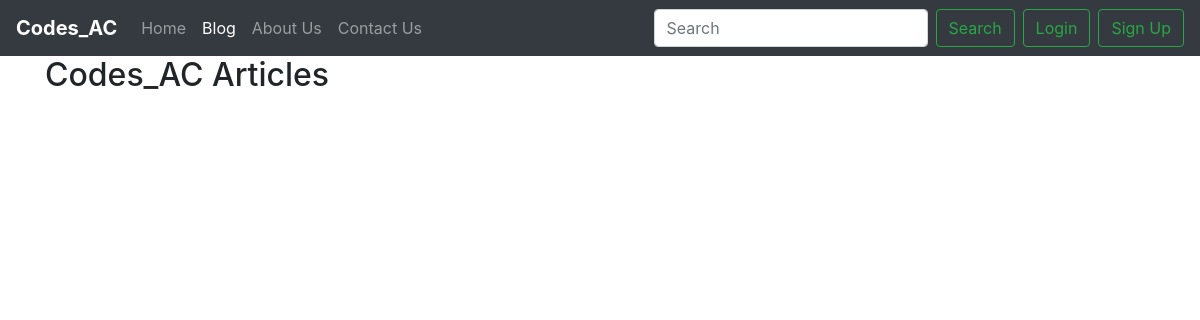
Before: /blog/ with the older database file.
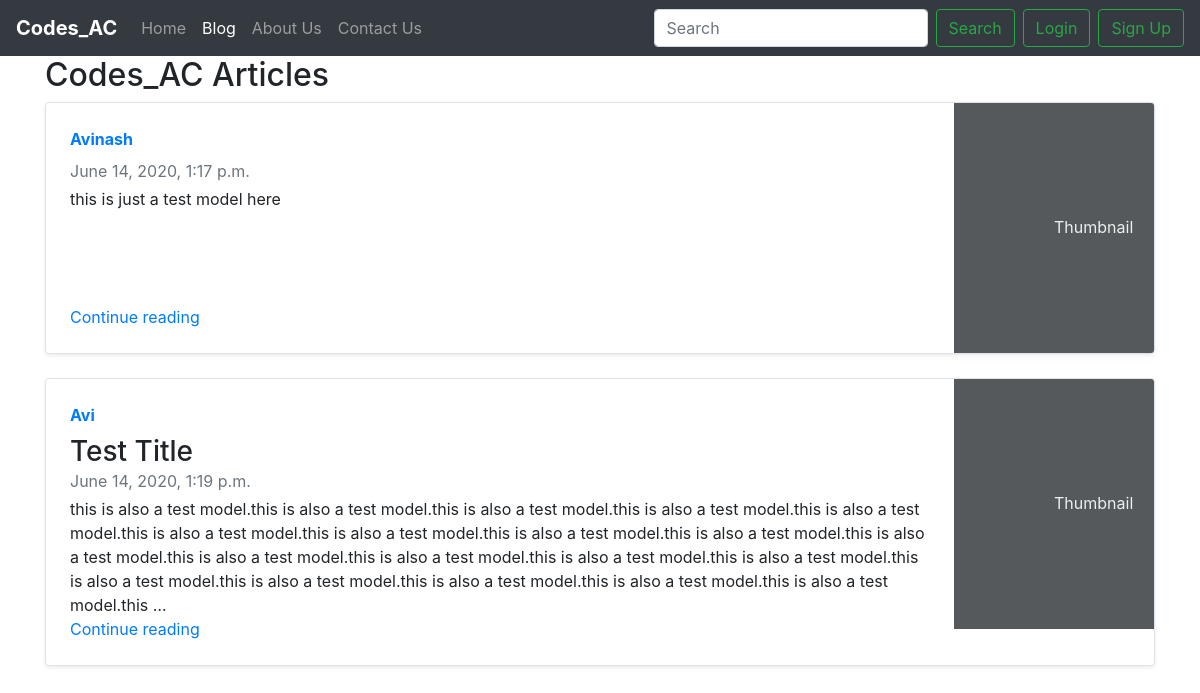
After: the same page with the newer database file.
### blog/models.py (models this page shows, shortened)
class Post(models.Model):
    sno = models.AutoField(primary_key = True)
    author = models.CharField(max_length=100, default="")
    title = models.CharField(max_length=100, default="")
    content = models.TextField()
    pub_date = models.DateTimeField()
    slug = models.CharField(max_length=140)

### blog/views.py (the view)
# urls.py: path('', views.blogHome, name="blogHome"),
def blogHome(request):
    post = Post.objects.all()
    return render(request, 'blog/blogHome.html',{'posts':post})

### templates/blog/blogHome.html (shortened to what this page needs)
{% extends 'basic.html' %}
{% block blogactive %} active {% endblock blogactive %}
{% block body %}
<div class="container">
  <h2>Codes_AC Articles</h2>
  <div class="">
    {% for post in posts %}
    <div class="row no-gutters border rounded overflow-hidden flex-md-row mb-4 shadow-sm h-md-250 position-relative">
      <div class="col p-4 d-flex flex-column position-static">
        <strong class="d-inline-block mb-2 text-primary">{{post.author}}</strong>
        <h3 class="mb-0">{{post.title}}</h3>
        <div class="mb-1 text-muted">{{post.pub_date}}</div>
        <p class="card-text mb-auto">{{post.content| truncatechars:500}}</p>
        <a href="/blog/blogpost" class="stretched-link">Continue reading</a>
      </div>
      <div class="col-auto d-none d-lg-block">
        <svg class="bd-placeholder-img" width="200" height="250" xmlns="http://www.w3.org/2000/svg"
          preserveAspectRatio="xMidYMid slice" focusable="false" role="img" aria-label="Placeholder: Thumbnail">
          <rect width="100%" height="100%" fill="#55595c"></rect><text x="50%" y="50%" fill="#eceeef"
            dy=".3em">Thumbnail</text>
        </svg>
      </div>
    </div>
    {% endfor %}
  </div>
</div>
{% endblock body %}

Changed rows visible on the page:
added Post: author "Avinash", pub_date "June 14, 2020, 1:17 p.m.", content "this is just a test model here"
added Post: author "Avi", title "Test Title", pub_date "June 14, 2020, 1:19 p.m.", content "this is also a test model.this is also a test model.this is also a test model.this is also a test model.this is also a test model.this is also a test model.this is also a test model.this is also a test model.this is also a test model.this is also a test model.this is also a test model.this is also a test model.this is also a test model.this is also a test model.this is also a test model.this is also a test model.this is also a test model.this is also a test model.this is also a test model.this …"
